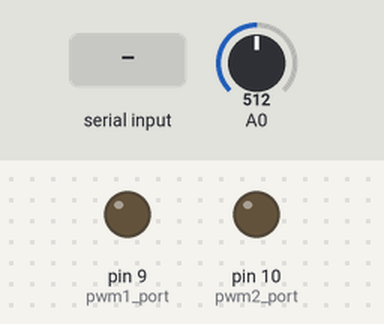
Simulated run of this sketch. Board: Arduino Uno, built with avr-gcc and run on an emulated ATmega328P. Parts: output pins drawn as LEDs (lit = HIGH). The test bench sets the inputs (shaded band); at power-on: A0 = 512. What the sketch prints to the serial monitor is not drawn.

Above: at 1.2 s.
1.3 s: "<90,45>" received over Serial
3.5 s: A0 set to 122
At 4.5 s:
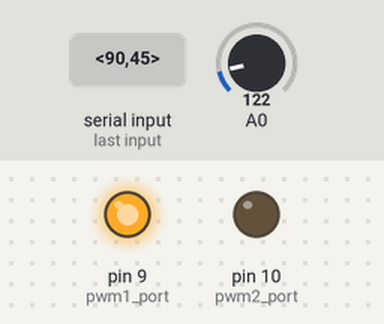
5.0 s: A0 set to 169
6.5 s: A0 set to 178
At 6.9 s:
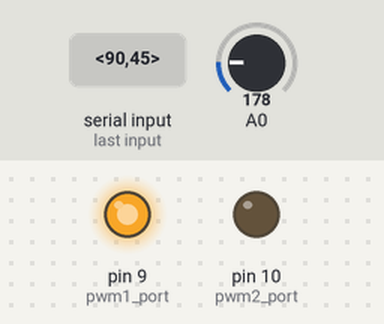
9.5 s: "<30,150>" received over Serial
At 11.1 s:
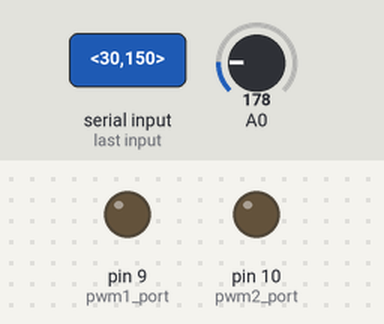
Timing chart, 0 to 12.5 s (numbered marks = the images above; inputs shaded):
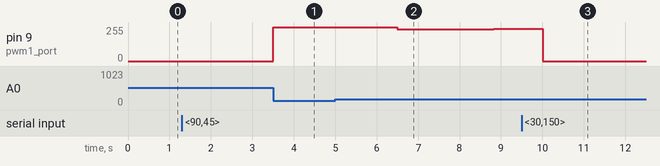

Measured:
- after the input at 1.3 s, every drawn part: stays the same
- after the input at 3.5 s, pin 9 (pwm1_port): 0/255 → 255/255 at once
- after the input at 5.0 s, every drawn part: stays the same
- after the input at 6.5 s, pin 9 (pwm1_port): 255/255 → 240/255 at once, → 241/255 2.3 s later
- after the input at 9.5 s, pin 9 (pwm1_port): 241/255 → 0/255 after 0.51 s

The sketch:

uno.ino
```cpp
/*
   Heater 1 is using PWM pin #9
   Heater 2 is using PWM pin #10
   PWM pin #9 and #10 belong to Timer 1.
   Thus, we put out PID in Timer 2.
   Timer 0 can be used but its setting can not be modified since it is reserved by the Arduino for timing purposes.
*/

#define TIMER_INTERRUPT_DEBUG         0
#define _TIMERINTERRUPT_LOGLEVEL_     0
#define USE_TIMER_2                   true

#include "TimerInterrupt.h"


#define TIMER2_INTERVAL_MS             1


const int pwm1_port       = 9;     // PWM of heater #1, Timer 1A
const int pwm2_port       = 10;    // PWM of heater #2, Timer 1B


float past_err  = 0.0;   // previous error
float err       = 0.0;   // current error
float P         = 0.0;   // proportional term
float I         = 0.0;   // integral term
float D         = 0.0;   // derivative term
float Df        = 0.0;   // filtered derivative term


float KP        = 100.0; // kp
float KD        = 0.01;  // ki
float KI        = 0.1;   // hs
float CO        = 0.0;   // control output
float PV        = 0.0;   // process value
float SV        = 0.0;   // set value


unsigned long base;
unsigned long now;       // current time stamp in micro-secs
unsigned long prev;      // previous time stamp in micro-secs
float dt;                // elapsed time in milli-secs


const byte numChars = 32;
char       receivedChars[numChars];
boolean    newData = false;


void setup() {
  // https://arduinoinfo.mywikis.net/wiki/Arduino-PWM-Frequency
  cli();
  TCCR1B = TCCR1B & B11111000 | B00000010;    // 3921.16 Hz
  sei();

  ITimer2.init();
  ITimer2.attachInterruptInterval(TIMER2_INTERVAL_MS, Timer2Handler);

  Serial.begin(9600);

  pinMode(pwm1_port, OUTPUT);
  pinMode(pwm2_port, OUTPUT);
  analogWrite(pwm1_port, 0);
  analogWrite(pwm2_port, 0);

  base = micros();
  now  = micros() - base;
}


inline void clock_update()
{
  prev = now;
  now  = micros() - base;
  dt   = (float)(now - prev) / 1000.0; // in msecs
}


/*
   Put your PID control here!
*/
float tau = 0.1; // seconds
inline void PID()
{
  PV       = (float)analogRead(A0) * 500.0 / 1024.0;

  past_err = err;
  err      = SV - PV;

  P        = KP * err;
  D        = KD * (err - past_err) / (dt * 1e-3);
  I        = I + KI * (dt * 1e-3) * err;
  Df       = (tau * Df + (dt * 1e-3) * D) / (tau + (dt * 1e-3)) ;

  CO       = P + I + Df;
}


void Timer2Handler()
{
  // Update all time variables
  clock_update();

  // PID control
  PID();

  // Guard the control signal
  if (CO > 255.)
    CO = 255.;
  else if (CO < 0.)
    CO = 0.;

  // Send control output to PWM
  analogWrite(pwm1_port, (int)CO);
}


void loop()
{
  // Serial receive
  rxSV();

  // Serial transmit
  txPV();

  delay(1000);
}


void rxSV() {
  static boolean recvInProgress = false;
  static byte ndx = 0;
  char startMarker = '<';
  char endMarker = '>';
  char rc;

  while (Serial.available() > 0 && newData == false) {
    rc = Serial.read();

    if (recvInProgress == true) {
      if (rc != endMarker) {
        receivedChars[ndx] = rc;
        ndx++;
        if (ndx >= numChars) {
          ndx = numChars - 1;
        }
      }
      else {
        receivedChars[ndx] = '\0'; // terminate the string
        recvInProgress = false;
        ndx = 0;
        newData = true;
      }
    }

    else if (rc == startMarker) {
      recvInProgress = true;
    }
  }

  if (newData == true) {
    SV = atof(receivedChars);
    Serial.print("Received new SV: ");
    Serial.println(SV);

    newData = false;
  }
}


inline void txPV()
{
  Serial.print("<");
  Serial.print(PV, 3);
  Serial.print(">");
}
```
